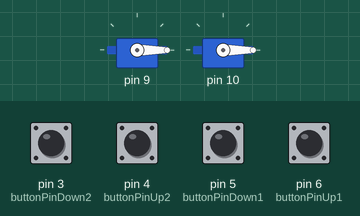
Recording of a sketch running on a simulated Arduino Leonardo, built with avr-gcc and run on an emulated ATmega32U4. Shown: 2 × servo. The inputs (shaded band) are chosen by the test bench; at power-on: pin 3 (buttonPinDown2), pin 4 (buttonPinUp2), pin 5 (buttonPinDown1), pin 6 (buttonPinUp1) LOW. What the sketch prints to the serial monitor is not drawn.

Above: at 1.4 s.
1.5 s: pin 4 (buttonPinUp2) pulled HIGH for 0.15 s
At 2.4 s:
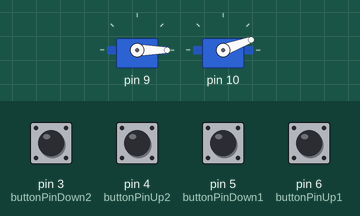
3.1 s: pin 6 (buttonPinUp1) pulled HIGH for 1 s
At 5.4 s:
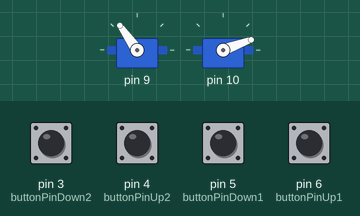
6.1 s: pin 3 (buttonPinDown2) pulled HIGH for 0.15 s
At 7.4 s:
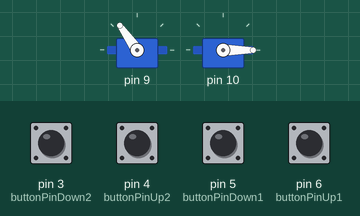
7.7 s: pin 5 (buttonPinDown1) pulled HIGH for 0.15 s
At 8.9 s:
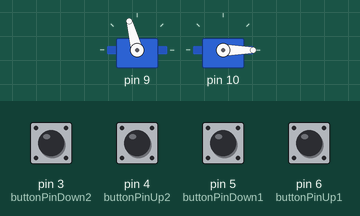
9.3 s: pin 4 (buttonPinUp2) pulled HIGH for 1 s
At 11.3 s:
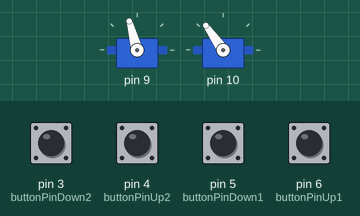
12.3 s: pin 6 (buttonPinUp1) pulled HIGH for 0.15 s
At 13.3 s:
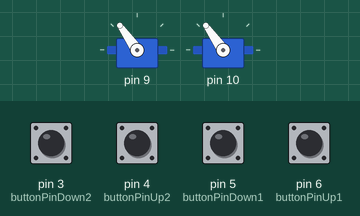
Timing chart, 0 to 14.9 s (numbered marks = the images above; inputs shaded):
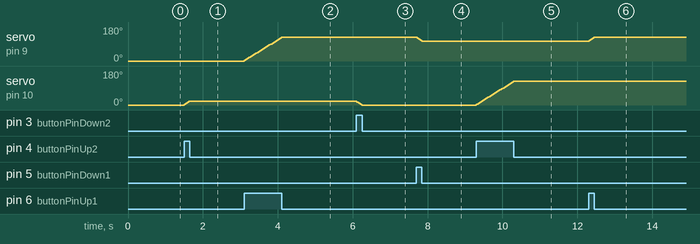

The sketch:

SERVOARMROBOT.ino
```cpp
#include <Servo.h>
#include <Keyboard.h>


class Sweeper
{
    Servo servo;              // the servo
    int pos;              // current servo position
    int increment;        // increment to move for each interval
    int  updateInterval;      // interval between updates
    unsigned long lastUpdate; // last update of position

  public:
    Sweeper(int interval)
    {
      updateInterval = interval;
      increment = 5;
      servo.write(0) ;
    }

    void Attach(int pin)
    {
      servo.attach(pin);
    }

    void Update(int sign)
    {
      if ((millis() - lastUpdate) > updateInterval) // time to update
      {
        lastUpdate = millis();
        pos = pos + (sign * increment);
        if (sign == 1)
        {
          if (pos <= 180) {servo.write(pos);}
          else { pos  = 180 ;  servo.write(pos);}
        }
        else
        { // sign = -1
          if (pos >= 0) {servo.write(pos);}
          else {pos = 0 ; servo.write(pos);}
        }
      }
    }
};


Sweeper sweeper1(25);
Sweeper sweeper2(25);


const int buttonPinUp1   = 6;     // the number of the pushbutton pin
const int buttonPinDown1 = 5;     // the number of the pushbutton pin
const int buttonPinUp2   = 4;     // the number of the pushbutton pin
const int buttonPinDown2 = 3;     // the number of the pushbutton pin


int buttonState1 = 0 , buttonState2 = 0 , buttonState3 = 0 , buttonState4 = 0;       // variable for reading the pushbutton status
uint8_t buf[8] = {0};   /* Keyboard report buffer */
int Up = 1 ;
int Down = -1 ;

void setup()
{
  Serial.begin(9600);
  delay(200);
  sweeper1.Attach(9);
  sweeper2.Attach(10);

  pinMode(buttonPinUp1, INPUT);
  pinMode(buttonPinDown2, INPUT);
  pinMode(buttonPinUp2, INPUT);
  pinMode(buttonPinDown2, INPUT);
}


void loop()
{
  buttonState1 = digitalRead(buttonPinUp1);
  buttonState2 = digitalRead(buttonPinDown1);
  buttonState3 = digitalRead(buttonPinUp2);
  buttonState4 = digitalRead(buttonPinDown2);

  if (buttonState1 == HIGH) {
    sweeper1.Update(Up);
    ButtonPressedLetter ('a');
  }

  if (buttonState2 == HIGH) {
    sweeper1.Update(Down);
    ButtonPressedLetter ('b');
  }

  if (buttonState3 == HIGH) {
    sweeper2.Update(Up);
    ButtonPressedLetter ('c');
  }

  if (buttonState4 == HIGH) {
    sweeper2.Update(Down);
    ButtonPressedLetter ('d');
  }
  else {
    //do nothing
  }
  delay(20) ;
}

void ButtonPressedLetter (char letter)
{
  buf[0] = 0;
  if (letter == 'a' ) {buf[2] = 0x04;}
  else if (letter == 'b' ) {buf[2] = 0x05;}
  else if (letter == 'c' ) {buf[2] = 0x06;}
  else if (letter == 'd' ) {buf[2] = 0x07;}
  else {// do nothing
  }
  Serial.write(buf, 8);
  releaseKey();
}


void releaseKey()
{
  buf[0] = 0;
  buf[2] = 0;
  Serial.write(buf, 8); // Release key
}
```

Measured:
- after the input at 1.5 s, servo on pin 10: 0° → 20° at once
- after the input at 3.1 s, servo on pin 9: moves from 0° to 125° over 0.98 s, starting at once
- after the input at 6.1 s, servo on pin 10: 20° → 0° at once
- after the input at 7.7 s, servo on pin 9: 125° → 105° at once
- after the input at 9.3 s, servo on pin 10: moves from 0° to 125° over 0.98 s, starting at once
- after the input at 12.3 s, servo on pin 9: 105° → 125° at once
